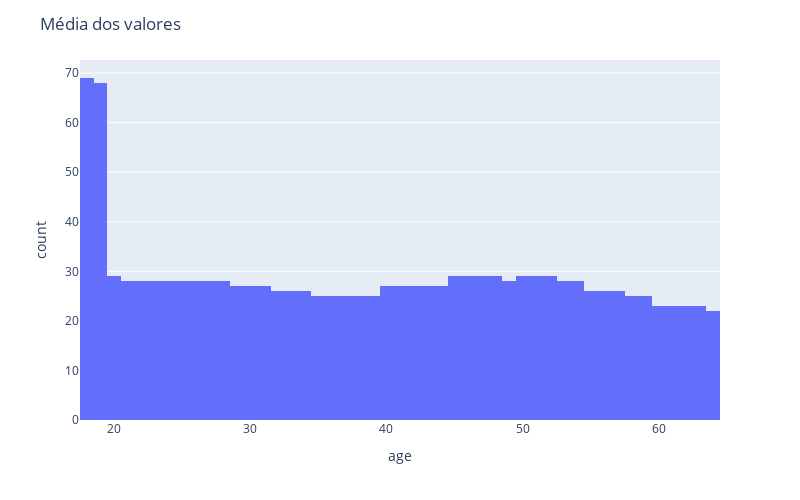

The code cell stored with this chart in its notebook:
### Code cell
hist =  px.histogram (df2,  x = "age", nbins=60) 
hist.update_layout(width=800,height=500,title_text='Média dos valores') 
hist.show()

### Figure 1 — Plotly figure (JSON) as saved in the notebook; plotly's stock layout.template omitted (floating-point values rounded to 4 significant figures; data arrays with more than 128 entries replaced by an {"elided": "..."} marker saying what was removed)
{"data": [{"alignmentgroup": "True", "bingroup": "x", "hovertemplate": "age=%{x}<br>count=%{y}<extra></extra>", "legendgroup": "", "marker": {"color": "#636efa", "pattern": {"shape": ""}}, "name": "", "nbinsx": 60, "offsetgroup": "", "orientation": "v", "showlegend": false, "type": "histogram", "x": {"elided": "1338 int values"}, "xaxis": "x", "yaxis": "y"}], "layout": {"barmode": "relative", "height": 500, "legend": {"tracegroupgap": 0}, "margin": {"t": 60}, "title": {"text": "Média dos valores"}, "width": 800, "xaxis": {"anchor": "y", "domain": [0, 1], "title": {"text": "age"}}, "yaxis": {"anchor": "x", "domain": [0, 1], "title": {"text": "count"}}}}
